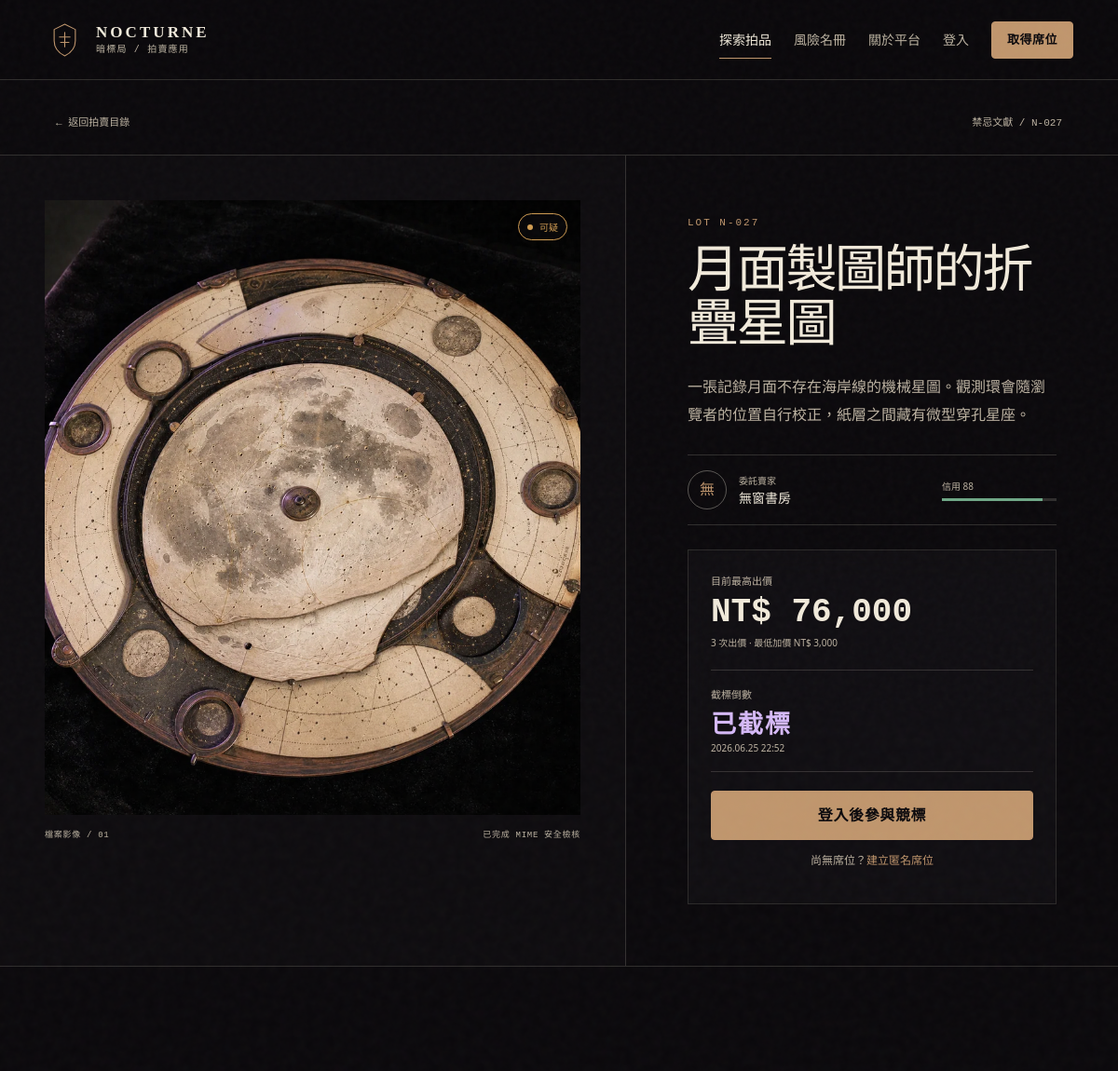
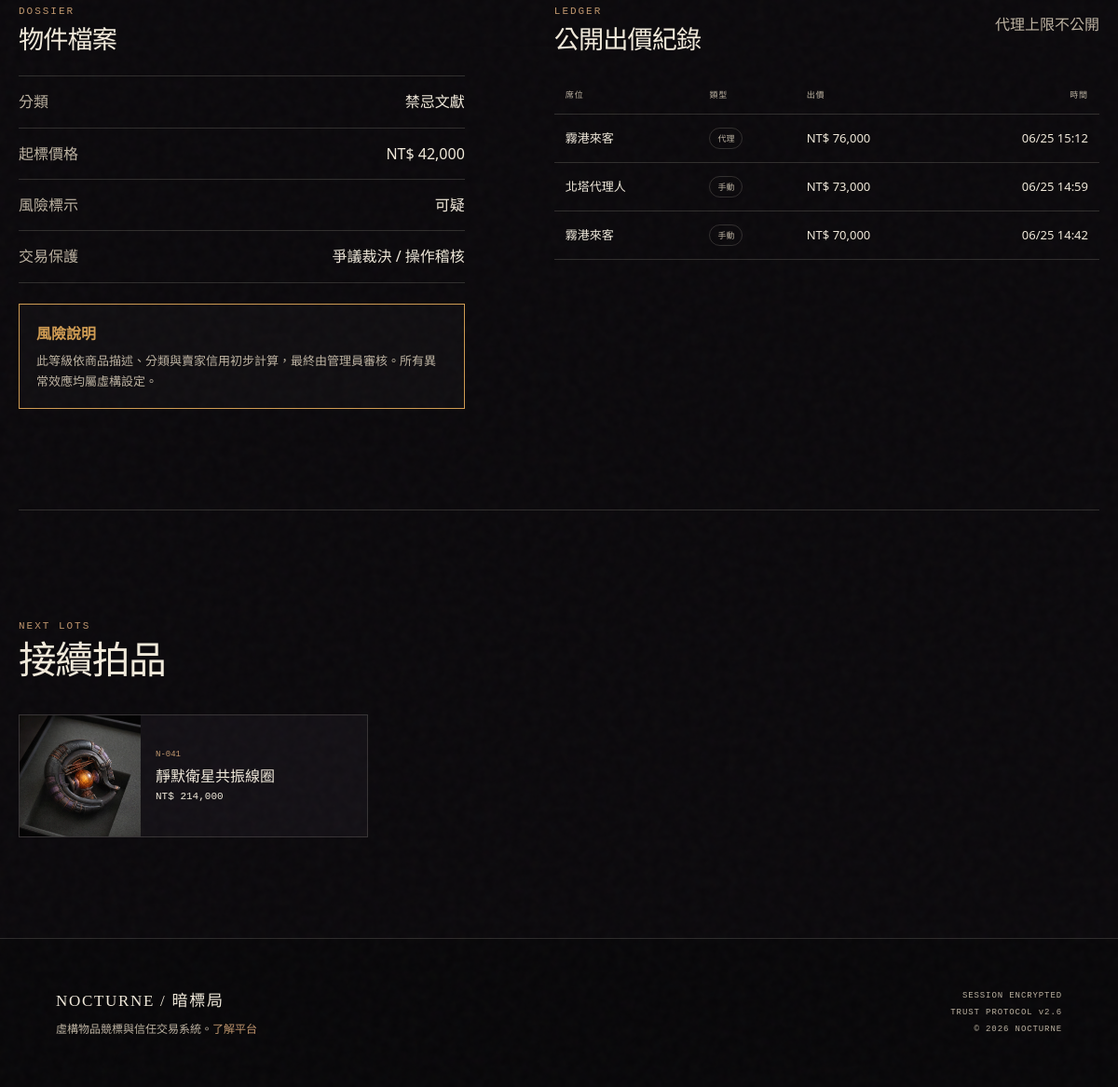
Page /index.php?page=auction&id=2 on the committed database (2 pictures, top to bottom).
### tables this page shows
CREATE TABLE categories (
    id SMALLINT UNSIGNED AUTO_INCREMENT PRIMARY KEY,
    name VARCHAR(60) NOT NULL,
    code CHAR(3) NOT NULL,
    description VARCHAR(255) NULL,
    risk_default ENUM('low', 'suspicious', 'dangerous', 'prohibited') NOT NULL DEFAULT 'suspicious',
    sort_order SMALLINT NOT NULL DEFAULT 0,
    is_active BOOLEAN NOT NULL DEFAULT TRUE,
    created_at DATETIME NOT NULL DEFAULT CURRENT_TIMESTAMP,
    UNIQUE KEY uq_categories_name (name),
    UNIQUE KEY uq_categories_code (code)
);

CREATE TABLE auctions (
    id BIGINT UNSIGNED AUTO_INCREMENT PRIMARY KEY,
    seller_id BIGINT UNSIGNED NOT NULL,
    category_id SMALLINT UNSIGNED NOT NULL,
    reviewed_by BIGINT UNSIGNED NULL,
    lot_no VARCHAR(24) NOT NULL,
    title VARCHAR(120) NOT NULL,
    slug VARCHAR(160) NOT NULL,
    description TEXT NOT NULL,
    provenance TEXT NULL,
    starting_price DECIMAL(12,2) UNSIGNED NOT NULL,
    current_price DECIMAL(12,2) UNSIGNED NOT NULL,
    reserve_price DECIMAL(12,2) UNSIGNED NULL,
    min_increment DECIMAL(12,2) UNSIGNED NOT NULL DEFAULT 100.00,
    risk_level ENUM('low', 'suspicious', 'dangerous', 'prohibited') NOT NULL DEFAULT 'suspicious',
    ai_risk_suggestion JSON NULL,
    status ENUM('draft', 'pending_review', 'approved', 'active', 'ended', 'rejected', 'cancelled', 'unsold') NOT NULL DEFAULT 'draft',
    featured BOOLEAN NOT NULL DEFAULT FALSE,
    start_at DATETIME NOT NULL,
    end_at DATETIME NOT NULL,
    reviewed_at DATETIME NULL,
    rejection_reason VARCHAR(500) NULL,
    created_at DATETIME NOT NULL DEFAULT CURRENT_TIMESTAMP,
    updated_at DATETIME NOT NULL DEFAULT CURRENT_TIMESTAMP ON UPDATE CURRENT_TIMESTAMP,
    UNIQUE KEY uq_auctions_lot_no (lot_no),
    UNIQUE KEY uq_auctions_slug (slug),
    KEY idx_auctions_browse (status, end_at, risk_level),
    KEY idx_auctions_category_price (category_id, current_price),
    KEY idx_auctions_seller (seller_id, status),
    FULLTEXT KEY ftx_auctions_search (title, description, provenance),
    CONSTRAINT fk_auctions_seller FOREIGN KEY (seller_id) REFERENCES users(id),
    CONSTRAINT fk_auctions_category FOREIGN KEY (category_id) REFERENCES categories(id),
    CONSTRAINT fk_auctions_reviewer FOREIGN KEY (reviewed_by) REFERENCES users(id) ON DELETE SET NULL,
    CONSTRAINT chk_auctions_times CHECK (end_at > start_at),
    CONSTRAINT chk_auctions_prices CHECK (starting_price > 0 AND current_price >= starting_price AND min_increment > 0)
);

CREATE TABLE users (
    id BIGINT UNSIGNED AUTO_INCREMENT PRIMARY KEY,
    username VARCHAR(40) NOT NULL,
    email VARCHAR(190) NOT NULL,
    password_hash VARCHAR(255) NOT NULL,
    avatar_path VARCHAR(255) NULL,
    credit_score TINYINT UNSIGNED NOT NULL DEFAULT 80,
    status ENUM('pending', 'active', 'suspended', 'banned') NOT NULL DEFAULT 'active',
    email_verified_at DATETIME NULL,
    last_login_at DATETIME NULL,
    created_at DATETIME NOT NULL DEFAULT CURRENT_TIMESTAMP,
    updated_at DATETIME NOT NULL DEFAULT CURRENT_TIMESTAMP ON UPDATE CURRENT_TIMESTAMP,
    UNIQUE KEY uq_users_email (email),
    UNIQUE KEY uq_users_username (username),
    KEY idx_users_status_credit (status, credit_score),
    CONSTRAINT chk_users_credit CHECK (credit_score BETWEEN 0 AND 100)
);

CREATE TABLE bids (
    id BIGINT UNSIGNED AUTO_INCREMENT PRIMARY KEY,
    auction_id BIGINT UNSIGNED NOT NULL,
    buyer_id BIGINT UNSIGNED NOT NULL,
    bid_amount DECIMAL(12,2) UNSIGNED NOT NULL,
    is_auto BOOLEAN NOT NULL DEFAULT FALSE,
    ip_address VARBINARY(16) NULL,
    created_at DATETIME NOT NULL DEFAULT CURRENT_TIMESTAMP,
    KEY idx_bids_auction_amount (auction_id, bid_amount DESC, created_at),
    KEY idx_bids_buyer_created (buyer_id, created_at DESC),
    CONSTRAINT fk_bids_auction FOREIGN KEY (auction_id) REFERENCES auctions(id) ON DELETE CASCADE,
    CONSTRAINT fk_bids_buyer FOREIGN KEY (buyer_id) REFERENCES users(id),
    CONSTRAINT chk_bids_amount CHECK (bid_amount > 0)
);

### app/Core/View.php (called while the page is built, shortened)
<?php
final class View
{
    public static function render(string $template, array $data = [], string $layout = 'layouts/main'): void
    {
        $root = dirname(__DIR__, 2) . '/views/';
        $templateFile = $root . $template . '.php';
        extract($data, EXTR_SKIP);
        require $templateFile;
    }
}

### app/Controllers/AuctionController.php (called while the page is built, shortened)
<?php
final class AuctionController
{
    public function show(): void
    {
        $id = filter_input(INPUT_GET, 'id', FILTER_VALIDATE_INT) ?: 0;
        $model = new Auction();
        $auction = $model->find($id);
        View::render('front/auction', [
            'pageTitle' => $auction['title'],
            'auction' => $auction,
            'bids' => $model->bids($id),
            'related' => array_values(array_filter(
                $model->featured(),
                static fn (array $item): bool => (int) $item['id'] !== $id
            )),
        ]);
    }
}

### public/index.php (called while the page is built, shortened)
<?php
$root = dirname(__DIR__);
require $root . '/app/bootstrap.php';
$page = (string) ($_GET['page'] ?? 'home');
$method = $_SERVER['REQUEST_METHOD'] ?? 'GET';
$routes = [
    'GET' => [
        'home' => [HomeController::class, 'index'],
        'about' => [HomeController::class, 'about'],
        'auction' => [AuctionController::class, 'show'],
        'wanted' => [HomeController::class, 'wanted'],
        'login' => [AuthController::class, 'loginForm'],
        'register' => [AuthController::class, 'registerForm'],
        'buyer' => [BuyerController::class, 'index'],
        'buyer-payment' => [BuyerController::class, 'payment'],
        'buyer-dispute' => [BuyerController::class, 'disputeForm'],
        'buyer-review' => [BuyerController::class, 'reviewForm'],
        'seller' => [SellerController::class, 'index'],
        'admin' => [AdminController::class, 'index'],
        'admin-disputes' => [AdminController::class, 'disputes'],
        'admin-logs' => [AdminController::class, 'logs'],
        'admin-export' => [AdminController::class, 'export'],
        'upload' => [UploadController::class, 'show'],
    ],
    'POST' => [
        'login' => [AuthController::class, 'login'],
        'register' => [AuthController::class, 'register'],
        'logout' => [AuthController::class, 'logout'],
        'bid' => [AuctionController::class, 'bid'],
        'watch' => [AuctionController::class, 'watch'],
        'buyer-pay' => [BuyerController::class, 'pay'],
        'buyer-dispute-submit' => [BuyerController::class, 'dispute'],
        'buyer-review-submit' => [BuyerController::class, 'review'],
        'seller-create' => [SellerController::class, 'create'],
        'seller-delivery' => [SellerController::class, 'updateDelivery'],
        'ai-description' => [SellerController::class, 'aiDescription'],
        'admin-review' => [AdminController::class, 'review'],
        'admin-dispute-resolve' => [AdminController::class, 'resolveDispute'],
        'admin-announce' => [AdminController::class, 'announce'],
    ],
];
[$controller, $action] = $routes[$method][$page];
(new $controller())->{$action}();

### app/Core/helpers.php (called while the page is built, shortened)
<?php
function e(mixed $value): string
{
    return htmlspecialchars((string) $value, ENT_QUOTES | ENT_SUBSTITUTE, 'UTF-8');
}
function url(string $page = 'home', array $params = []): string
{
    return 'index.php?' . http_build_query(array_merge(['page' => $page], $params));
}
function current_user(): ?array
{
    return Auth::user();
}
function money(int|float|string|null $amount): string
{
    return 'NT$ ' . number_format((float) $amount);
}
function risk_label(string $risk): string
{
    return [
        'low' => '低風險',
        'suspicious' => '可疑',
        'dangerous' => '危險',
        'prohibited' => '禁止流通',
    ][$risk] ?? '未分類';
}

### app/Models/Auction.php (called while the page is built, shortened)
<?php
final class Auction
{
    public function featured(array $filters = []): array
    {
        $pdo = Database::connection();
        $where = ['a.status = "active"', 'a.end_at > NOW()'];
        $params = [];
        $sql = 'SELECT a.*, c.name AS category_name, u.username AS seller_name,
                       u.credit_score AS seller_credit,
                       COALESCE(ai.file_path, "assets/images/item-chronometer.webp") AS image_path,
                       (SELECT COUNT(*) FROM bids b WHERE b.auction_id = a.id) AS bid_count
                FROM auctions a
                JOIN categories c ON c.id = a.category_id
                JOIN users u ON u.id = a.seller_id
                LEFT JOIN auction_images ai ON ai.auction_id = a.id AND ai.is_cover = 1
                WHERE ' . implode(' AND ', $where) . '
                ORDER BY a.featured DESC, a.end_at ASC LIMIT 12';
        $statement = $pdo->prepare($sql);
        $statement->execute($params);
        return $statement->fetchAll();
    }
    public function find(int $id): ?array
    {
        $pdo = Database::connection();
        $statement = $pdo->prepare(
            'SELECT a.*, c.name AS category_name, u.username AS seller_name,
                    u.credit_score AS seller_credit,
                    COALESCE(ai.file_path, "assets/images/item-chronometer.webp") AS image_path,
                    (SELECT COUNT(*) FROM bids b WHERE b.auction_id = a.id) AS bid_count
             FROM auctions a
             JOIN categories c ON c.id = a.category_id
             JOIN users u ON u.id = a.seller_id
             LEFT JOIN auction_images ai ON ai.auction_id = a.id AND ai.is_cover = 1
             WHERE a.id = :id LIMIT 1'
        );
        $statement->execute(['id' => $id]);
        return $statement->fetch() ?: null;
    }
    public function bids(int $auctionId): array
    {
        $pdo = Database::connection();
        $statement = $pdo->prepare(
            'SELECT u.username, b.bid_amount, b.is_auto, b.created_at
             FROM bids b JOIN users u ON u.id = b.buyer_id
             WHERE b.auction_id = :auction_id
             ORDER BY b.bid_amount DESC, b.created_at DESC LIMIT 20'
        );
        $statement->execute(['auction_id' => $auctionId]);
        return $statement->fetchAll();
    }
}

### app/bootstrap.php (called while the page is built, shortened)
<?php
$root = dirname(__DIR__);
spl_autoload_register(static function (string $class) use ($root): void {
    $prefix = 'App\\';
    $file = $root . '/app/' . str_replace('\\', '/', substr($class, strlen($prefix))) . '.php';
});
require_once $root . '/app/Core/helpers.php';

### app/Core/Auth.php (called while the page is built, shortened)
<?php
final class Auth
{
    public static function user(): ?array
    {
        if (empty($_SESSION['user_id'])) {
            return null;
        }
        $user = (new User())->findWithRoles((int) $_SESSION['user_id']);
        return $user;
    }
}

### views/front/auction.php (the view)
<section class="lot-header">
    <a class="back-link" href="<?= e(url('home')) ?>">← 返回拍賣目錄</a>
    <div class="lot-breadcrumb"><?= e($auction['category_name']) ?> / <?= e($auction['lot_no']) ?></div>
</section>
<section class="lot-layout">
    <div class="lot-gallery">
        <div class="lot-main-image">
            <img src="<?= e($auction['image_path']) ?>" alt="<?= e($auction['title']) ?> 的商品照片">
            <span class="risk-badge risk-<?= e($auction['risk_level']) ?>"><i></i><?= e(risk_label($auction['risk_level'])) ?></span>
        </div>
        <div class="image-note"><span>檔案影像 / 01</span><span>已完成 MIME 安全檢核</span></div>
    </div>
    <div class="lot-details">
        <span class="lot-number">LOT <?= e($auction['lot_no']) ?></span>
        <h1><?= e($auction['title']) ?></h1>
        <p class="lot-description"><?= e($auction['description']) ?></p>
        <div class="seller-panel">
            <div class="seller-avatar" aria-hidden="true"><?= e(mb_substr($auction['seller_name'], 0, 1)) ?></div>
            <div><span>委託賣家</span><strong><?= e($auction['seller_name']) ?></strong></div>
            <div class="credit-meter"><span>信用 <?= (int) $auction['seller_credit'] ?></span><i><b style="width: <?= min(100, (int) $auction['seller_credit']) ?>%"></b></i></div>
        </div>
        <div class="bid-panel">
            <div class="current-bid">
                <span>目前最高出價</span>
                <strong><?= e(money($auction['current_price'])) ?></strong>
                <small><?= (int) $auction['bid_count'] ?> 次出價 · 最低加價 <?= e(money($auction['min_increment'])) ?></small>
            </div>
            <div class="countdown countdown-large" data-countdown="<?= e(date(DATE_ATOM, strtotime($auction['end_at']))) ?>">
                <span>截標倒數</span><strong>--:--:--</strong><small><?= e(date('Y.m.d H:i', strtotime($auction['end_at']))) ?></small>
            </div>
            <?php if (current_user()): ?>
                <form class="bid-form" method="post" action="<?= e(url('bid')) ?>">
                    <?= csrf_field() ?>
                    <input type="hidden" name="auction_id" value="<?= (int) $auction['id'] ?>">
                    <label><span>本次出價</span><input type="number" name="amount" min="<?= (float) $auction['current_price'] + (float) $auction['min_increment'] ?>" step="<?= (float) $auction['min_increment'] ?>" value="<?= (float) $auction['current_price'] + (float) $auction['min_increment'] ?>" required></label>
                    <label><span>代理出價上限 <small>選填，以萬為單位</small></span><input type="number" name="proxy_max" min="<?= (float) $auction['current_price'] + (float) $auction['min_increment'] ?>" step="10000" placeholder="例：200000"></label>
                    <button class="button button-full" type="submit">確認出價</button>
                </form>
                <form class="watch-form" method="post" action="<?= e(url('watch')) ?>">
                    <?= csrf_field() ?>
                    <input type="hidden" name="auction_id" value="<?= (int) $auction['id'] ?>">
                    <button type="submit"><svg viewBox="0 0 24 24" aria-hidden="true"><path d="m12 20-1.4-1.3C5.4 14 2 10.9 2 7.1 2 4 4.4 2 7.3 2c1.7 0 3.4.8 4.7 2.1C13.3 2.8 15 2 16.7 2 19.6 2 22 4 22 7.1c0 3.8-3.4 6.9-8.6 11.6L12 20Z"/></svg>加入監看名冊</button>
                </form>
            <?php else: ?>
                <a class="button button-full" href="<?= e(url('login')) ?>">登入後參與競標</a>
                <p class="form-note">尚無席位？<a href="<?= e(url('register')) ?>">建立匿名席位</a></p>
            <?php endif; ?>
        </div>
    </div>
</section>
<section class="lot-lower section">
    <div class="lot-facts">
        <div class="section-heading compact"><div><span class="section-code">DOSSIER</span><h2>物件檔案</h2></div></div>
        <dl>
            <div><dt>分類</dt><dd><?= e($auction['category_name']) ?></dd></div>
            <div><dt>起標價格</dt><dd><?= e(money($auction['starting_price'])) ?></dd></div>
            <div><dt>風險標示</dt><dd><?= e(risk_label($auction['risk_level'])) ?></dd></div>
            <div><dt>交易保護</dt><dd>爭議裁決 / 操作稽核</dd></div>
        </dl>
        <div class="risk-callout risk-<?= e($auction['risk_level']) ?>"><strong>風險說明</strong><p>此等級依商品描述、分類與賣家信用初步計算，最終由管理員審核。所有異常效應均屬虛構設定。</p></div>
    </div>
    <div class="bid-history">
        <div class="section-heading compact"><div><span class="section-code">LEDGER</span><h2>公開出價紀錄</h2></div><p>代理上限不公開</p></div>
        <div class="table-wrap">
            <table>
                <thead><tr><th>席位</th><th>類型</th><th>出價</th><th>時間</th></tr></thead>
                <tbody>
                <?php foreach ($bids as $bid): ?>
                    <tr><td><?= e($bid['username']) ?></td><td><span class="type-tag"><?= $bid['is_auto'] ? '代理' : '手動' ?></span></td><td><?= e(money($bid['bid_amount'])) ?></td><td><?= e(date('m/d H:i', strtotime($bid['created_at']))) ?></td></tr>
                <?php endforeach; ?>
                </tbody>
            </table>
        </div>
    </div>
</section>
<?php if ($related): ?>
<section class="section related-section">
    <div class="section-heading"><div><span class="section-code">NEXT LOTS</span><h2>接續拍品</h2></div></div>
    <div class="related-row">
        <?php foreach (array_slice($related, 0, 3) as $item): ?>
            <a class="related-card" href="<?= e(url('auction', ['id' => $item['id']])) ?>">
                <img src="<?= e($item['image_path']) ?>" alt="<?= e($item['title']) ?>" loading="lazy"><div><span><?= e($item['lot_no']) ?></span><h3><?= e($item['title']) ?></h3><strong><?= e(money($item['current_price'])) ?></strong></div>
            </a>
        <?php endforeach; ?>
    </div>
</section>
<?php endif; ?>

### rows in the picture
categories: name "禁忌文獻"
auctions: lot_no "N-027", risk_level "可疑", title "月面製圖師的折疊星圖", description "一張記錄月面不存在海岸線的機械星圖。觀測環會隨瀏覽者的位置自行校正，紙層之間藏有微型穿孔星座。", current_price "NT$ 76,000", min_increment "NT$ 3,000", end_at "2026.06.25 22:52", starting_price "NT$ 42,000"
users: username "無", username "無窗書房", credit_score "88"
bids: buyer.username "霧港來客", is_auto "代理", bid_amount "NT$ 76,000", created_at "06/25 15:12"
bids: buyer.username "北塔代理人", is_auto "手動", bid_amount "NT$ 73,000", created_at "06/25 14:59"
bids: buyer.username "霧港來客", is_auto "手動", bid_amount "NT$ 70,000", created_at "06/25 14:42"
auctions: lot_no "N-041", title "靜默衛星共振線圈", current_price "NT$ 214,000"

### other values in the picture
$auction['bid_count'] "3"
